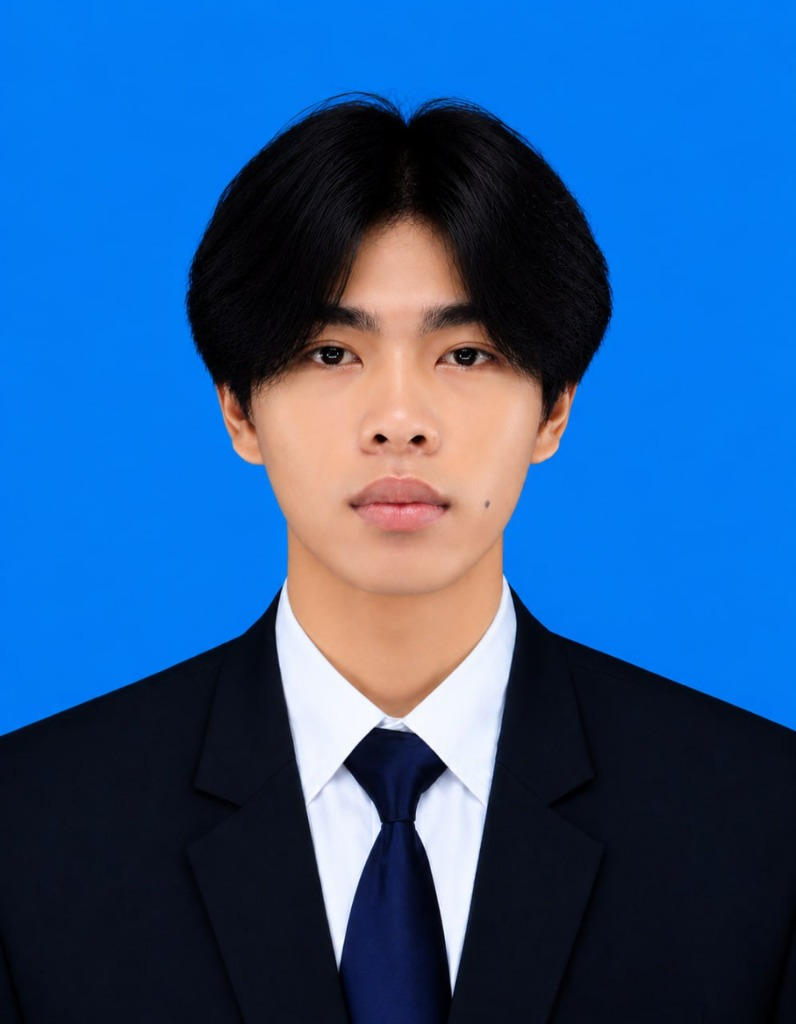
#> input picture portfolio/assets/raw_profile.jpg, 796 x 1024 px
$ python remove_blue.py
#> lines starting #> are read from the running program, lines starting #| are printed output that depends on the picture
from PIL import Image

def process_image(in_path, out_path):
#> called with in_path = 'assets/raw_profile.jpg', out_path = 'assets/profile.png'
    img = Image.open(in_path).convert("RGBA")
    width, height = img.size
#> width = 796; height = 1024
    pixels = img.load()

    visited = set()
    queue = []

    # Add all edge pixels that are blue to the start queue
    for x in range(width):
        queue.extend([(x, 0), (x, height-1)])
    for y in range(height):
        queue.extend([(0, y), (width-1, y)])

    def is_blue(c):
        r, g, b, a = c
        return b > r + 40 and b > g + 20 and b > 100

    valid_starts = []
    for p in queue:
        if is_blue(pixels[p[0], p[1]]):
            valid_starts.append(p)
            visited.add(p)
#> after the loop, valid_starts = 2263 pairs, first value 0 to 795, second value 0 to 735; visited = 2261 items

    # Perform Flood Fill (BFS) to remove contiguous background only
    q = valid_starts
#> q has the same summary as valid_starts
    while q:
        x, y = q.pop(0)
        # Make the pixel transparent
        pixels[x, y] = (0, 0, 0, 0)

        for dx, dy in [(-1,0), (1,0), (0,-1), (0,1)]:
            nx, ny = x+dx, y+dy
            if 0 <= nx < width and 0 <= ny < height:
                if (nx, ny) not in visited:
                    if is_blue(pixels[nx, ny]):
                        visited.add((nx, ny))
                        q.append((nx, ny))
#> this loop made 363934 passes
#> after the loop, q = []; visited = 363932 items

    img.save(out_path, "PNG")
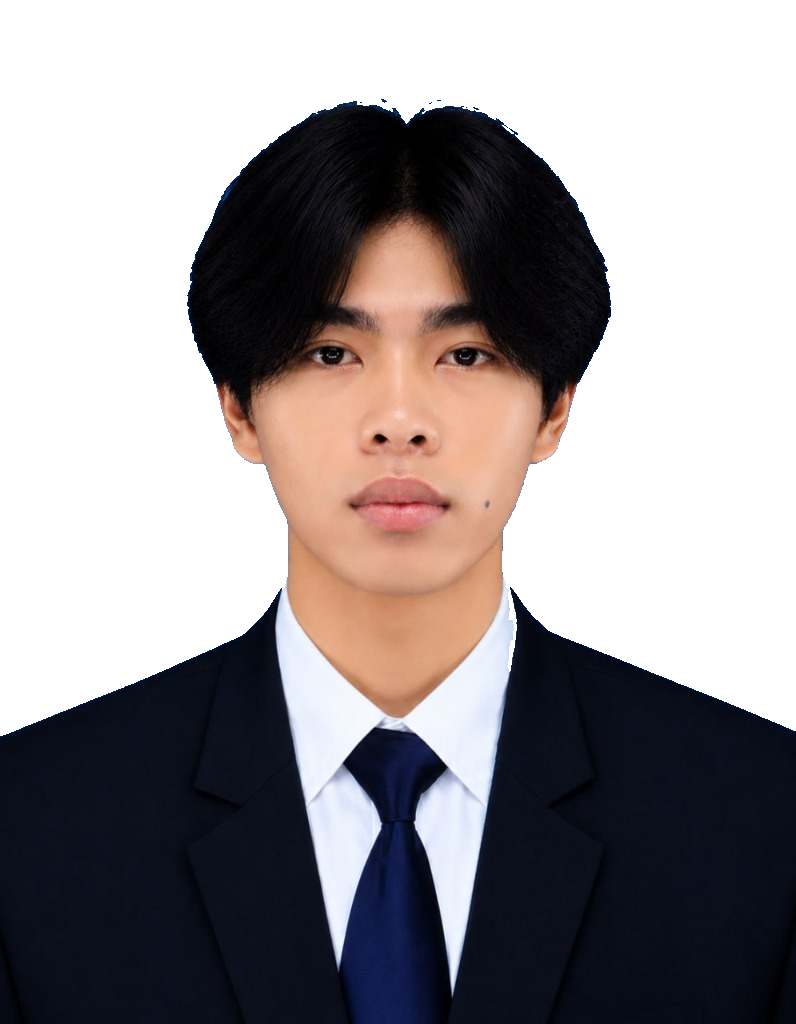
#> saved as profile.png: PIL image 796x1024 RGBA; mean R, G, B, A 38.4, 33.3, 35.2, 141.1; transparent parts drawn white

process_image("assets/raw_profile.jpg", "assets/profile.png")
print("Smart flood fill background removal complete.")
